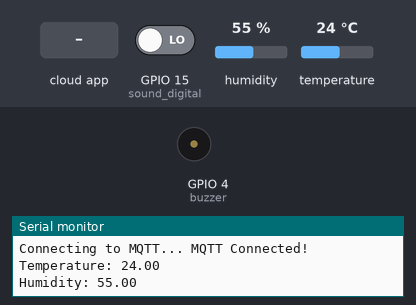
Simulated run of this sketch. Board: ESP8266 (NodeMCU). Shown: buzzer (waves = sounding), the last lines printed to the serial monitor. The test bench sets the inputs (shaded band); at power-on: GPIO 15 (sound_digital) LOW, humidity 55 %, temperature 24 °C. WiFi joins after 1.5 s; servers stay silent unless stated; no MQTT or app messages arrive unless stated.

Above: at 2.7 s.
2.8 s: the phone or cloud app sets music-swing to 1
At 3.9 s:
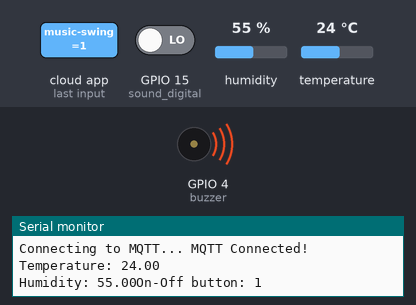
Timing chart, 0 to 24.7 s (numbered marks = the images above; inputs shaded):
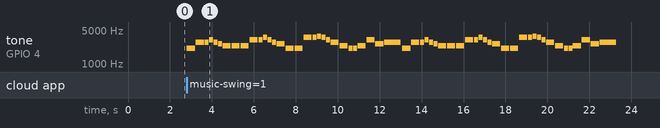

The sketch:

mqttpubsub_node.ino
```cpp
/*Buzzer D2
 * DHT11 D5
 * Sound sensor D8
 */


#include <ESP8266WiFi.h>
#include "Adafruit_MQTT.h"
#include "Adafruit_MQTT_Client.h"
#include "DHT.h"

//Notes
#define NOTE_B0  31
#define NOTE_C1  33
#define NOTE_CS1 35
#define NOTE_D1  37
#define NOTE_DS1 39
#define NOTE_E1  41
#define NOTE_F1  44
#define NOTE_FS1 46
#define NOTE_G1  49
#define NOTE_GS1 52
#define NOTE_A1  55
#define NOTE_AS1 58
#define NOTE_B1  62
#define NOTE_C2  65
#define NOTE_CS2 69
#define NOTE_D2  73
#define NOTE_DS2 78
#define NOTE_E2  82
#define NOTE_F2  87
#define NOTE_FS2 93
#define NOTE_G2  98
#define NOTE_GS2 104
#define NOTE_A2  110
#define NOTE_AS2 117
#define NOTE_B2  123
#define NOTE_C3  131
#define NOTE_CS3 139
#define NOTE_D3  147
#define NOTE_DS3 156
#define NOTE_E3  165
#define NOTE_F3  175
#define NOTE_FS3 185
#define NOTE_G3  196
#define NOTE_GS3 208
#define NOTE_A3  220
#define NOTE_AS3 233
#define NOTE_B3  247
#define NOTE_C4  262
#define NOTE_CS4 277
#define NOTE_D4  294
#define NOTE_DS4 311
#define NOTE_E4  330
#define NOTE_F4  349
#define NOTE_FS4 370
#define NOTE_G4  392
#define NOTE_GS4 415
#define NOTE_A4  440
#define NOTE_AS4 466
#define NOTE_B4  494
#define NOTE_C5  523
#define NOTE_CS5 554
#define NOTE_D5  587
#define NOTE_DS5 622
#define NOTE_E5  659
#define NOTE_F5  698
#define NOTE_FS5 740
#define NOTE_G5  784
#define NOTE_GS5 831
#define NOTE_A5  880
#define NOTE_AS5 932
#define NOTE_B5  988
#define NOTE_C6  1047
#define NOTE_CS6 1109
#define NOTE_D6  1175
#define NOTE_DS6 1245
#define NOTE_E6  1319
#define NOTE_F6  1397
#define NOTE_FS6 1480
#define NOTE_G6  1568
#define NOTE_GS6 1661
#define NOTE_A6  1760
#define NOTE_AS6 1865
#define NOTE_B6  1976
#define NOTE_C7  2093
#define NOTE_CS7 2217
#define NOTE_D7  2349
#define NOTE_DS7 2489
#define NOTE_E7  2637
#define NOTE_F7  2794
#define NOTE_FS7 2960
#define NOTE_G7  3136
#define NOTE_GS7 3322
#define NOTE_A7  3520
#define NOTE_AS7 3729
#define NOTE_B7  3951
#define NOTE_C8  4186
#define NOTE_CS8 4435
#define NOTE_D8  4699
#define NOTE_DS8 4978
#define REST      0

/************************* WiFi Access Point *********************************/
#define WLAN_SSID       "OPPO Reno2 F"
#define WLAN_PASS       "harshal222"
/************************* Adafruit.io Setup *********************************/
#define AIO_SERVER      "io.adafruit.com"
#define AIO_SERVERPORT  1883                   // use 8883 for SSL
#define AIO_USERNAME    "Omniwot"
#define AIO_KEY         "aio_bnXw32C0Kn0Qd0k19qudXwlTnfDf"
/************* DHT11 Setup ********************************************/
#define DHTPIN 14
#define DHTTYPE DHT11
DHT dht(DHTPIN, DHTTYPE);
/************ Global State (you don't need to change this!) ******************/
// Create an ESP8266 WiFiClient class to connect to the MQTT server.
WiFiClient client;
// or... use WiFiFlientSecure for SSL
//WiFiClientSecure client;
// Setup the MQTT client class by passing in the WiFi client and MQTT server and login details.
Adafruit_MQTT_Client mqtt(&client, AIO_SERVER, AIO_SERVERPORT, AIO_USERNAME, AIO_KEY);
/****************************** Feeds ***************************************/
// Setup a feed called 'photocell' for publishing.
// Notice MQTT paths for AIO follow the form: <username>/feeds/<feedname>
Adafruit_MQTT_Publish temperature = Adafruit_MQTT_Publish(&mqtt, AIO_USERNAME "/feeds/temp");
Adafruit_MQTT_Publish humidity = Adafruit_MQTT_Publish(&mqtt, AIO_USERNAME "/feeds/hum");
Adafruit_MQTT_Publish sounds = Adafruit_MQTT_Publish(&mqtt, AIO_USERNAME "/feeds/cry");
Adafruit_MQTT_Publish ac = Adafruit_MQTT_Publish(&mqtt, AIO_USERNAME "/feeds/ac");
Adafruit_MQTT_Subscribe onoffbutton = Adafruit_MQTT_Subscribe(&mqtt, AIO_USERNAME "/feeds/music-swing");
Adafruit_MQTT_Publish sound_alert = Adafruit_MQTT_Publish(&mqtt, AIO_USERNAME "/feeds/music-swing");
/*************************** Sketch Code ************************************/
// Bug workaround for Arduino 1.6.6, it seems to need a function declaration
// for some reason (only affects ESP8266, likely an arduino-builder bug).
void MQTT_connect();
void play_song(bool a);
int sound_digital = 15;

void setup() {

  pinMode(sound_digital, INPUT);

  mqtt.subscribe(&onoffbutton);
  Serial.begin(115200);
  dht.begin();
  delay(10);
  // Connect to WiFi access point.
  Serial.println(); Serial.println();
  Serial.print("Connecting to ");
  Serial.println(WLAN_SSID);
  WiFi.begin(WLAN_SSID, WLAN_PASS);
  while (WiFi.status() != WL_CONNECTED) {
    delay(500);
    Serial.print(".");
  }
  Serial.println();
  Serial.println("WiFi connected");
  Serial.println("IP address: "); Serial.println(WiFi.localIP());

}
uint32_t x=0;

bool music=0;

void loop() {

  // Ensure the connection to the MQTT server is alive (this will make the first
  // connection and automatically reconnect when disconnected).  See the MQTT_connect
  // function definition further below.
  MQTT_connect();
  // Read humidity
  float h = dht.readHumidity();
  // Read temperature as Celsius
  float t = dht.readTemperature();
  //publish temperature and humidity
  Serial.print(F("\nTemperature: "));
  Serial.print(t);
  Serial.print(F("\nHumidity: "));
  Serial.print(h);
  temperature.publish(t);
  humidity.publish(h);
  //Code to turn ac on if temperature or humidity too high
  if(t>=25 || h>=75){
    ac.publish(1);
    }
   else{
    ac.publish(0);
   }

  //Subscribe to music feed
  Adafruit_MQTT_Subscribe *subscription;
  subscription = mqtt.readSubscription(5000);
    // Check if its the onoff button feed
    if (subscription == &onoffbutton) {
      Serial.print(F("On-Off button: "));
      Serial.println((char *)onoffbutton.lastread);

      if (atoi((char *)onoffbutton.lastread) == 0) {
        play_song(0);
      }
      if (atoi((char *)onoffbutton.lastread) == 1) {
        play_song(1);
      }
    }

  //Sound sensing
  int val_digital = digitalRead(sound_digital);
  Serial.println(val_digital);
  if(val_digital==1){
    sounds.publish("Baby is crying");
    sound_alert.publish(1);
    play_song(1);
    sounds.publish("All is Well");
    sound_alert.publish(0);
  }
  if(val_digital==0){
    sounds.publish("All is Well");
    sound_alert.publish(0);
  }

  delay(3000);

}

// Function to connect and reconnect as necessary to the MQTT server.
// Should be called in the loop function and it will take care if connecting.
void MQTT_connect() {
  int8_t ret;
  // Stop if already connected.
  if (mqtt.connected()) {
    return;
  }
  Serial.print("Connecting to MQTT... ");
  uint8_t retries = 3;
  while ((ret = mqtt.connect()) != 0) { // connect will return 0 for connected
       Serial.println(mqtt.connectErrorString(ret));
       Serial.println("Retrying MQTT connection in 5 seconds...");
       mqtt.disconnect();
       delay(5000);  // wait 5 seconds
       retries--;
       if (retries == 0) {
         // basically die and wait for WDT to reset me
         while (1);
       }
  }
  Serial.println("MQTT Connected!");
}

void play_song(bool a){

  int tempo = 140;

// change this to whichever pin you want to use
int buzzer = 4;

// notes of the moledy followed by the duration.
// a 4 means a quarter note, 8 an eighteenth , 16 sixteenth, so on
// !!negative numbers are used to represent dotted notes,
// so -4 means a dotted quarter note, that is, a quarter plus an eighteenth!!
int melody[] = {

  //Merry Christmas
  // Score available at https://musescore.com/user/6208766/scores/1497501

  NOTE_C7,4, //1
  NOTE_F7,4, NOTE_F7,8, NOTE_G7,8, NOTE_F7,8, NOTE_E7,8,
  NOTE_D7,4, NOTE_D7,4, NOTE_D7,4,
  NOTE_G7,4, NOTE_G7,8, NOTE_A7,8, NOTE_G7,8, NOTE_F7,8,
  NOTE_E7,4, NOTE_C7,4, NOTE_C7,4,
  NOTE_A7,4, NOTE_A7,8, NOTE_AS7,8, NOTE_A7,8, NOTE_G7,8,
  NOTE_F7,4, NOTE_D7,4, NOTE_C7,8, NOTE_C7,8,
  NOTE_D7,4, NOTE_G7,4, NOTE_E7,4,

  NOTE_F7,2, NOTE_C7,4, //8
  NOTE_F7,4, NOTE_F7,8, NOTE_G7,8, NOTE_F7,8, NOTE_E7,8,
  NOTE_D7,4, NOTE_D7,4, NOTE_D7,4,
  NOTE_G7,4, NOTE_G7,8, NOTE_A7,8, NOTE_G7,8, NOTE_F7,8,
  NOTE_E7,4, NOTE_C7,4, NOTE_C7,4,
  NOTE_A7,4, NOTE_A7,8, NOTE_AS7,8, NOTE_A7,8, NOTE_G7,8,
  NOTE_F7,4, NOTE_D7,4, NOTE_C7,8, NOTE_C7,8,
  NOTE_D7,4, NOTE_G7,4, NOTE_E7,4,
  NOTE_F7,2


};
if(a==1){
// sizeof gives the number of bytes, each int value is composed of two bytes (16 bits)
// there are two values per note (pitch and duration), so for each note there are four bytes
int notes = sizeof(melody) / sizeof(melody[0]) / 2;

// this calculates the duration of a whole note in ms
int wholenote = (60000 * 4) / tempo;

int divider = 0, noteDuration = 0;


  // iterate over the notes of the melody.
  // Remember, the array is twice the number of notes (notes + durations)
  for (int thisNote = 0; thisNote < notes * 2; thisNote = thisNote + 2) {

    // calculates the duration of each note
    divider = melody[thisNote + 1];
    if (divider > 0) {
      // regular note, just proceed
      noteDuration = (wholenote) / divider;
    } else if (divider < 0) {
      // dotted notes are represented with negative durations!!
      noteDuration = (wholenote) / abs(divider);
      noteDuration *= 1.5; // increases the duration in half for dotted notes
    }

    // we only play the note for 90% of the duration, leaving 10% as a pause
    tone(buzzer, melody[thisNote], noteDuration * 0.9);

    // Wait for the specief duration before playing the next note.
    delay(noteDuration);

    // stop the waveform generation before the next note.
    noTone(buzzer);
  }}
  else{
    noTone(buzzer);
  }


}
```

Measured:
- after the input at 2.8 s, tone on GPIO 4 (buzzer): plays 2093 Hz for 0.39 s, 2794 Hz for 0.39 s, 2794 Hz for 0.19 s, 3136 Hz for 0.19 s, 2794 Hz for 0.19 s, 2637 Hz for 0.19 s … (60 notes in this stretch), starting at once
